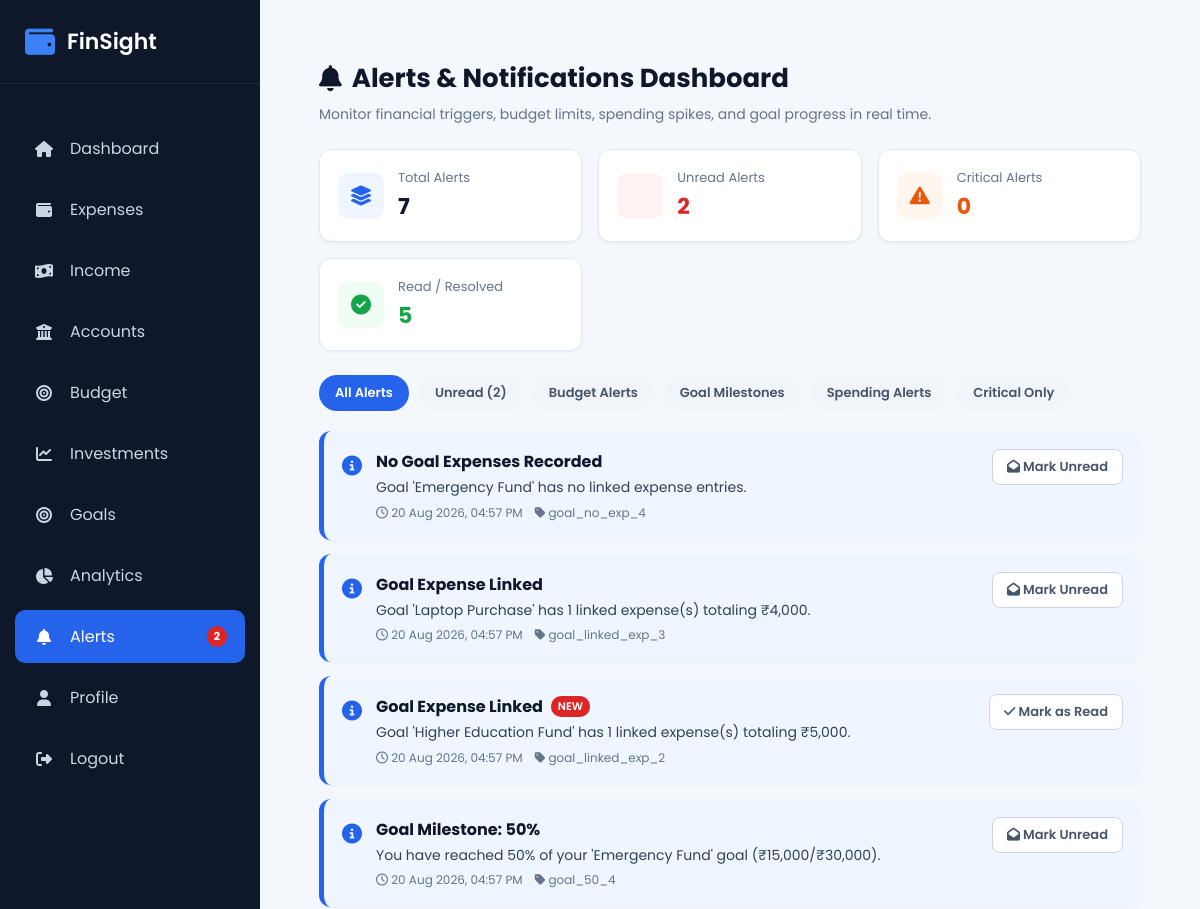
Page /alerts (signed in, upper part) on the earlier database version.
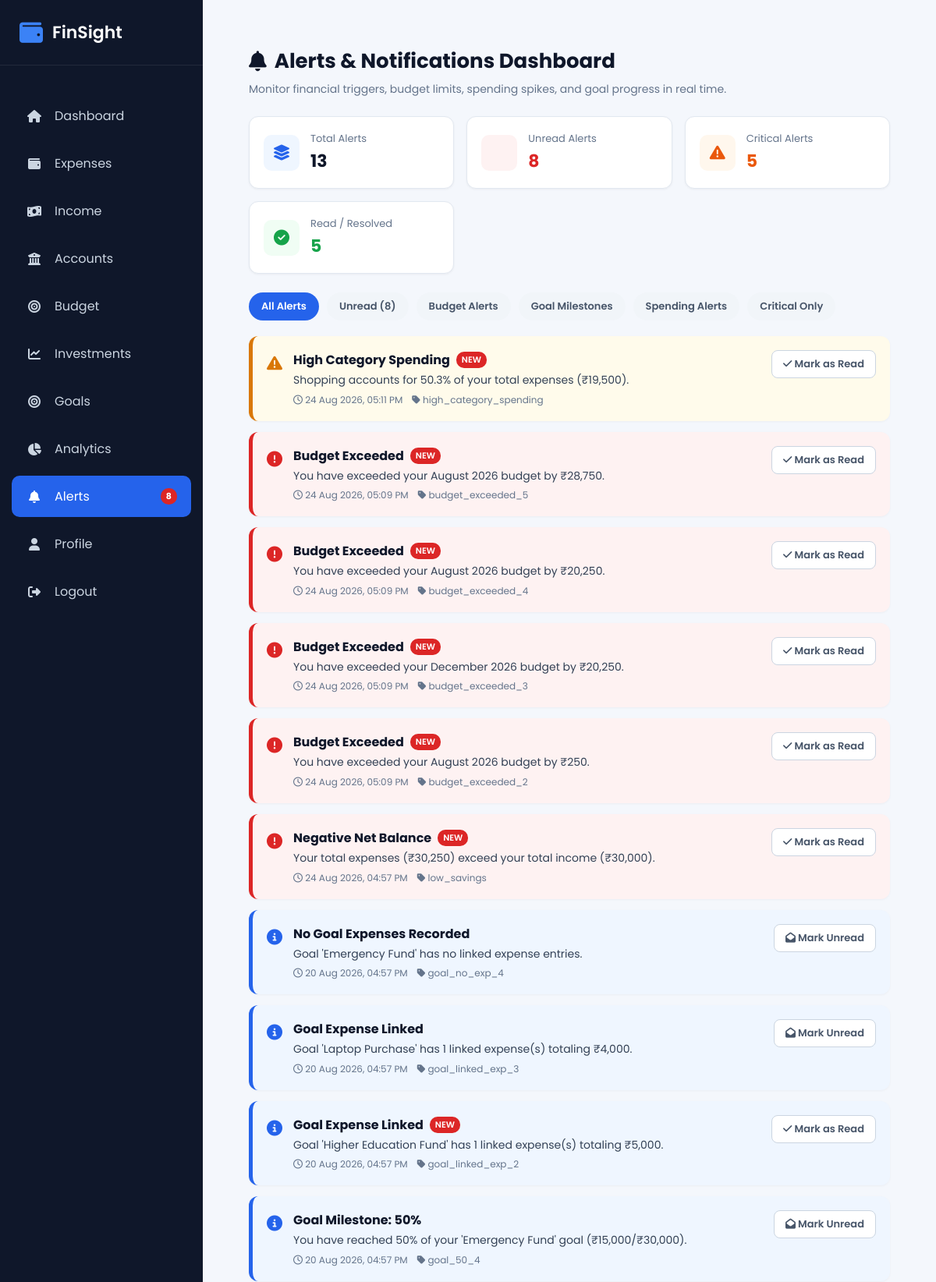
Same page on the later database version.
### models/alert.py (models this page shows, shortened)
class FinancialAlert(db.Model):
    __tablename__ = "financial_alerts"
    id = db.Column(db.Integer, primary_key=True)
    user_id = db.Column(
        db.Integer,
        db.ForeignKey("users.id"),
        nullable=False
    )
    alert_type = db.Column(
        db.String(50),
        nullable=False
    )
    title = db.Column(
        db.String(150),
        nullable=False
    )
    message = db.Column(
        db.Text,
        nullable=False
    )
    severity = db.Column(
        db.String(20),
        nullable=False,
        default="warning"
    )
    is_read = db.Column(
        db.Boolean,
        default=False,
        nullable=False
    )
    created_at = db.Column(
        db.DateTime,
        default=datetime.utcnow
    )
    user = db.relationship(
        "User",
        backref=db.backref("alerts", lazy=True, cascade="all, delete-orphan")
    )

### routes/alert.py (the view, shortened to what this page needs)
@alert_bp.route("/alerts")
@login_required
def alerts():
    user_id = current_user.id
    check_and_create_alerts(user_id)
    all_user_alerts = FinancialAlert.query.filter_by(user_id=user_id).order_by(FinancialAlert.created_at.desc()).all()
    total_alerts = len(all_user_alerts)
    unread_alerts = sum(1 for a in all_user_alerts if not a.is_read)
    critical_alerts = sum(1 for a in all_user_alerts if a.severity in ["danger", "critical"])
    resolved_alerts = sum(1 for a in all_user_alerts if a.is_read)
    active_filter = request.args.get("filter", "all").lower()
    if active_filter == "unread":
        filtered_alerts = [a for a in all_user_alerts if not a.is_read]
    elif active_filter == "budget":
        filtered_alerts = [a for a in all_user_alerts if "budget" in a.alert_type.lower() or "budget" in a.title.lower()]
    elif active_filter == "goal":
        filtered_alerts = [a for a in all_user_alerts if "goal" in a.alert_type.lower() or "goal" in a.title.lower()]
    elif active_filter == "critical":
        filtered_alerts = [a for a in all_user_alerts if a.severity in ["danger", "critical"]]
    else:
        filtered_alerts = all_user_alerts
    return render_template(
        "alerts.html",
        alerts=filtered_alerts,
        active_filter=active_filter,
        total_alerts=total_alerts,
        unread_alerts=unread_alerts,
        critical_alerts=critical_alerts,
        resolved_alerts=resolved_alerts
    )

### templates/alerts.html (shortened to what this page needs)
{% extends "layout.html" %}
{% block content %}
<div class="alerts-container">
    <div class="alerts-header">
        <div>
            <h1><i class="fa-solid fa-bell"></i> Alerts & Notifications Dashboard</h1>
            <p>Monitor financial triggers, budget limits, spending spikes, and goal progress in real time.</p>
        </div>
    </div>
    <div class="summary-grid">
        <div class="summary-card">
            <div class="summary-icon total"><i class="fa-solid fa-layer-group"></i></div>
            <div class="summary-info">
                <span class="label">Total Alerts</span>
                <span class="value">{{ total_alerts }}</span>
            </div>
        </div>
        <div class="summary-card">
            <div class="summary-icon unread"></div>
            <div class="summary-info">
                <span class="label">Unread Alerts</span>
                <span class="value" style="color: #DC2626;">{{ unread_alerts }}</span>
            </div>
        </div>
        <div class="summary-card">
            <div class="summary-icon critical"><i class="fa-solid fa-triangle-exclamation"></i></div>
            <div class="summary-info">
                <span class="label">Critical Alerts</span>
                <span class="value" style="color: #EA580C;">{{ critical_alerts }}</span>
            </div>
        </div>
        <div class="summary-card">
            <div class="summary-icon resolved"><i class="fa-solid fa-circle-check"></i></div>
            <div class="summary-info">
                <span class="label">Read / Resolved</span>
                <span class="value" style="color: #16A34A;">{{ resolved_alerts }}</span>
            </div>
        </div>
    </div>
    <div class="filter-bar">
        <a href="{{ url_for('alert.alerts', filter='all') }}" class="filter-pill {% if active_filter == 'all' %}active{% endif %}">All Alerts</a>
        <a href="{{ url_for('alert.alerts', filter='unread') }}" class="filter-pill {% if active_filter == 'unread' %}active{% endif %}">Unread ({{ unread_alerts }})</a>
        <a href="{{ url_for('alert.alerts', filter='budget') }}" class="filter-pill {% if active_filter == 'budget' %}active{% endif %}">Budget Alerts</a>
        <a href="{{ url_for('alert.alerts', filter='goal') }}" class="filter-pill {% if active_filter == 'goal' %}active{% endif %}">Goal Milestones</a>
        <a href="{{ url_for('alert.alerts', filter='spending') }}" class="filter-pill {% if active_filter == 'spending' %}active{% endif %}">Spending Alerts</a>
        <a href="{{ url_for('alert.alerts', filter='critical') }}" class="filter-pill {% if active_filter == 'critical' %}active{% endif %}">Critical Only</a>
    </div>
    {% if alerts %}
    <div class="alerts-list">
        {% for alert in alerts %}
        <div class="alert-card {{ alert.severity }}">
            <div class="alert-main">
                <div class="alert-badge-icon">
                    {% if alert.severity == 'danger' %}
                        <i class="fa-solid fa-circle-exclamation"></i>
                    {% elif alert.severity == 'warning' %}
                        <i class="fa-solid fa-triangle-exclamation"></i>
                    {% elif alert.severity == 'success' %}
                        <i class="fa-solid fa-circle-check"></i>
                    {% else %}
                        <i class="fa-solid fa-circle-info"></i>
                    {% endif %}
                </div>
                <div class="alert-details">
                    <h3>
                        {{ alert.title }}
                        {% if not alert.is_read %}
                            <span style="font-size: 11px; padding: 2px 7px; background: #DC2626; color: #fff; border-radius: 10px; font-weight: 600;">NEW</span>
                        {% endif %}
                    </h3>
                    <p>{{ alert.message }}</p>
                    <div class="alert-meta">
                        <span><i class="fa-regular fa-clock"></i> {{ alert.created_at.strftime('%d %b %Y, %I:%M %p') if alert.created_at else '' }}</span>
                        <span><i class="fa-solid fa-tag"></i> {{ alert.alert_type }}</span>
                    </div>
                </div>
            </div>
            <form action="{{ url_for('alert.toggle_alert_read', alert_id=alert.id) }}" method="POST">
                <button type="submit" class="btn-toggle-read">
                    {% if alert.is_read %}
                        <i class="fa-solid fa-envelope-open"></i> Mark Unread
                    {% else %}
                        <i class="fa-solid fa-check"></i> Mark as Read
                    {% endif %}
                </button>
            </form>
        </div>
        {% endfor %}
    </div>
    {% else %}
    <div class="empty-state">
        <i class="fa-solid fa-circle-check" style="font-size: 32px; color: #16A34A; margin-bottom: 12px; display: block;"></i>
        <h3 style="margin: 0 0 6px 0; color: #0F172A;">No Alerts Found</h3>
        <p style="margin: 0;">There are no alerts matching the selected filter criteria.</p>
    </div>
    {% endif %}
</div>
{% endblock %}

### templates/layout.html (shortened to what this page needs)
<!DOCTYPE html>
<html lang="en">
<head>
    <link rel="stylesheet" href="{{ url_for('static', filename='css/layout.css') }}">
    <link rel="stylesheet"
          href="https://cdnjs.cloudflare.com/ajax/libs/font-awesome/6.7.2/css/all.min.css">
</head>
<body>
<div class="wrapper">
    <aside class="sidebar">
        <a href="{{ url_for('dashboard') }}" class="logo">
            <i class="fa-solid fa-wallet"></i>
            <h2>FinSight</h2>
        </a>
        <ul class="menu">
            <li>
                <a href="{{ url_for('dashboard') }}" class="{% if request.endpoint == 'dashboard' %}active{% endif %}">
                    <i class="fa-solid fa-house"></i>
                    <span>Dashboard</span>
                </a>
            </li>
            <li>
                <a href="{{ url_for('expense.expenses') }}" class="{% if request.endpoint and request.endpoint.startswith('expense') %}active{% endif %}">
                    <i class="fa-solid fa-wallet"></i>
                    <span>Expenses</span>
                </a>
            </li>
            <li>
                <a href="{{ url_for('income.incomes') }}" class="{% if request.endpoint and request.endpoint.startswith('income') %}active{% endif %}">
                    <i class="fa-solid fa-money-bill-wave"></i>
                    <span>Income</span>
                </a>
            </li>
            <li>
                <a href="{{ url_for('account.accounts') }}" class="{% if request.endpoint and request.endpoint.startswith('account') %}active{% endif %}">
                    <i class="fa-solid fa-building-columns"></i>
                    <span>Accounts</span>
                </a>
            </li>
            <li>
                <a href="{{ url_for('budget.budgets') }}" class="{% if request.endpoint and request.endpoint.startswith('budget') %}active{% endif %}">
                    <i class="fa-solid fa-bullseye"></i>
                    <span>Budget</span>
                </a>
            </li>
            <li>
                <a href="{{ url_for('investment.investments') }}" class="{% if request.endpoint and request.endpoint.startswith('investment') %}active{% endif %}">
                    <i class="fa-solid fa-chart-line"></i>
                    <span>Investments</span>
                </a>
            </li>
            <li>
                <a href="{{ url_for('goal.goals') }}" class="{% if request.endpoint and request.endpoint.startswith('goal') %}active{% endif %}">
                    <i class="fa-solid fa-bullseye"></i>
                    <span>Goals</span>
                </a>
            </li>
            <li>
                <a href="{{ url_for('analytics.analytics') }}" class="{% if request.endpoint and request.endpoint.startswith('analytics') %}active{% endif %}">
                    <i class="fa-solid fa-chart-pie"></i>
                    <span>Analytics</span>
                </a>
            </li>
            <li>
                <a href="{{ url_for('alert.alerts') }}" class="{% if request.endpoint and request.endpoint.startswith('alert') %}active{% endif %}">
                    <i class="fa-solid fa-bell"></i>
                    <span>Alerts</span>
                    {% if unread_alerts_count and unread_alerts_count > 0 %}
                        <span style="margin-left: auto; background: #DC2626; color: #fff; font-size: 11px; font-weight: 700; padding: 2px 7px; border-radius: 10px;">{{ unread_alerts_count }}</span>
                    {% endif %}
                </a>
            </li>
            <li>
                <a href="{{ url_for('profile.view_profile') }}" class="{% if request.endpoint and request.endpoint.startswith('profile') %}active{% endif %}">
                    <i class="fa-solid fa-user"></i>
                    <span>Profile</span>
                </a>
            </li>
            <li>
                <a href="{{ url_for('auth.logout') }}">
                    <i class="fa-solid fa-right-from-bracket"></i>
                    <span>Logout</span>
                </a>
            </li>
        </ul>
    </aside>
    <div class="main-content">
        <div class="content">
            {% block content %}
            {% endblock %}
        </div>
    </div>
</div>
</body>
</html>

Differences in the rows shown:
added FinancialAlert: severity "warning" (drawn), title "High Category Spending", is_read "NEW", message "Shopping accounts for 50.3% of your total expenses (₹19,500).", created_at "24 Aug 2026, 05:11 PM", alert_type "high_category_spending"
added FinancialAlert: severity "danger" (drawn), title "Budget Exceeded", is_read "NEW", message "You have exceeded your August 2026 budget by ₹28,750.", created_at "24 Aug 2026, 05:09 PM", alert_type "budget_exceeded_5"
added FinancialAlert: severity "danger" (drawn), title "Budget Exceeded", is_read "NEW", message "You have exceeded your August 2026 budget by ₹20,250.", created_at "24 Aug 2026, 05:09 PM", alert_type "budget_exceeded_4"
added FinancialAlert: severity "danger" (drawn), title "Budget Exceeded", is_read "NEW", message "You have exceeded your December 2026 budget by ₹20,250.", created_at "24 Aug 2026, 05:09 PM", alert_type "budget_exceeded_3"
added FinancialAlert: severity "danger" (drawn), title "Budget Exceeded", is_read "NEW", message "You have exceeded your August 2026 budget by ₹250.", created_at "24 Aug 2026, 05:09 PM", alert_type "budget_exceeded_2"
added FinancialAlert: severity "danger" (drawn), title "Negative Net Balance", is_read "NEW", message "Your total expenses (₹30,250) exceed your total income (₹30,000).", created_at "24 Aug 2026, 04:57 PM", alert_type "low_savings"
Other differences:
{{ unread_alerts_count }}: "2" → "8"
{{ total_alerts }}: "7" → "13"
{{ unread_alerts }}: "2" → "8"
{{ critical_alerts }}: "0" → "5"
